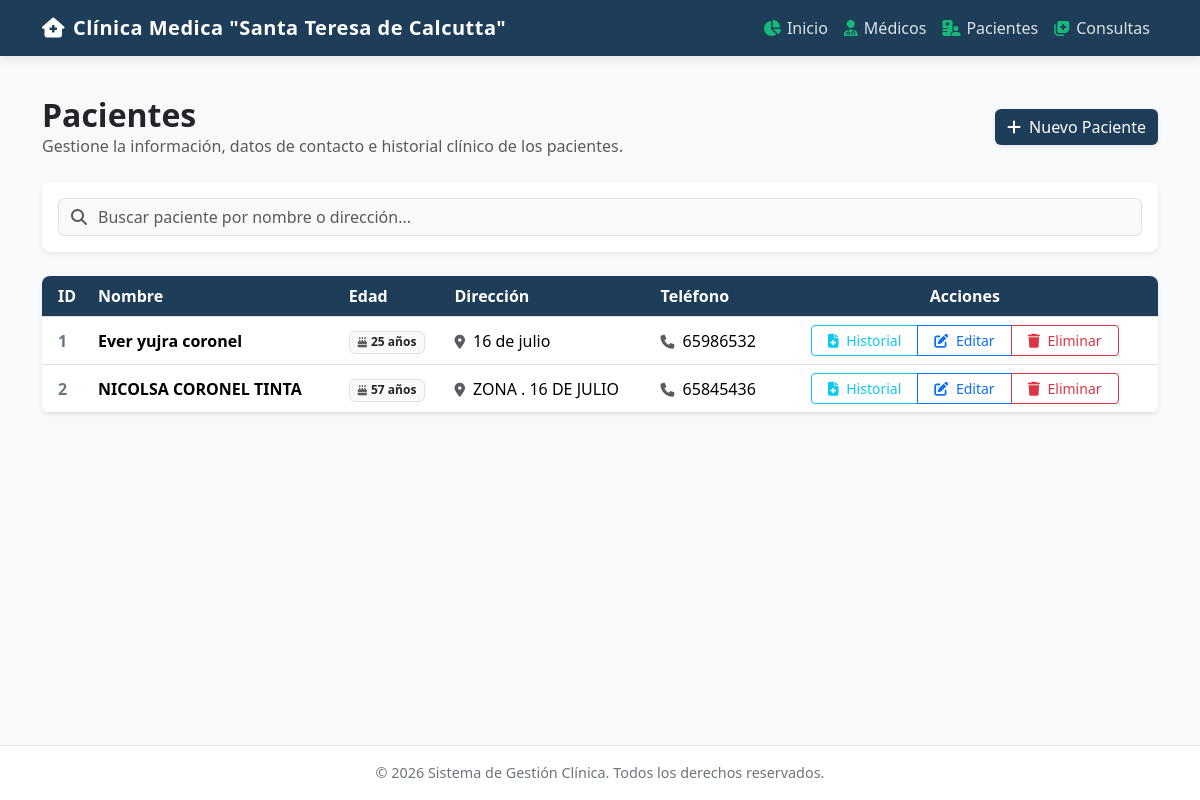
/pacientes, run on an earlier commit of the app's database.
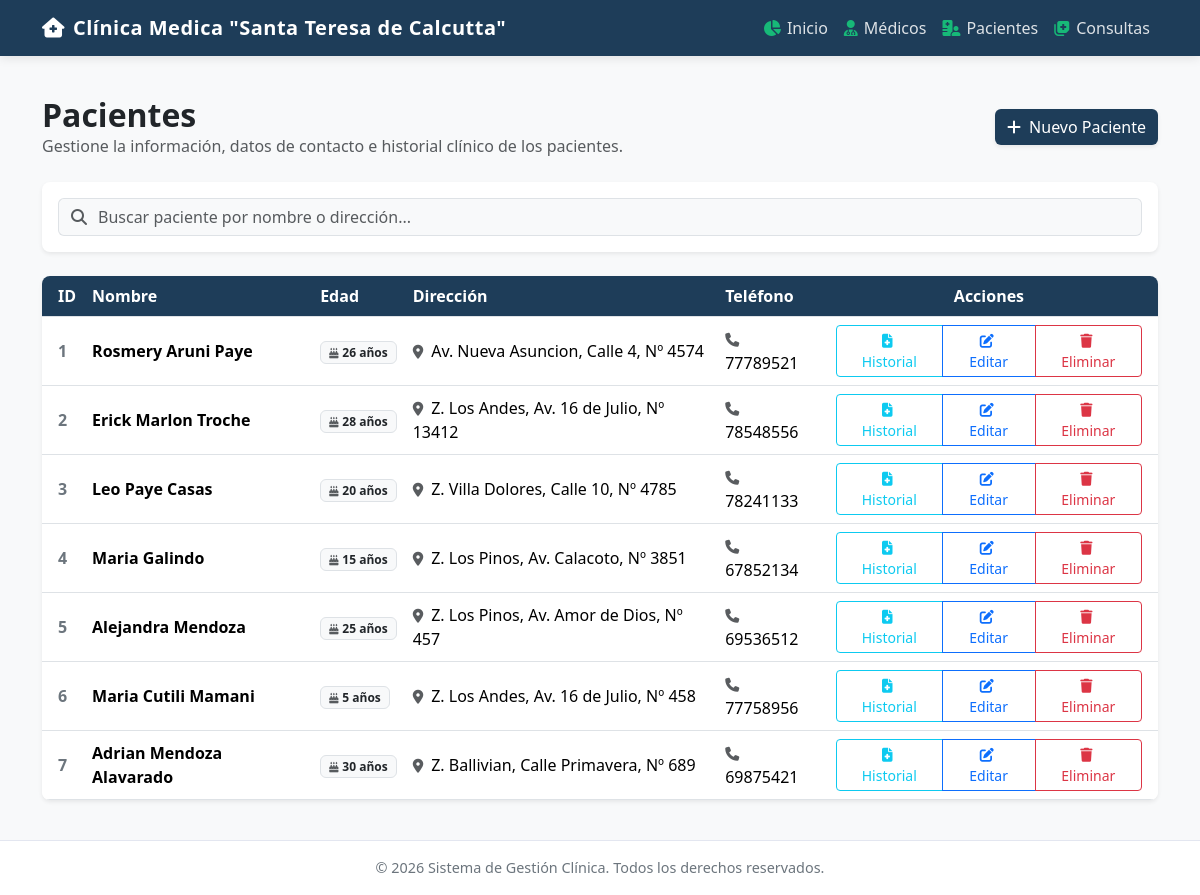
And on a later commit of the database.
### models.py (models this page shows)
class Paciente(db.Model):
    __tablename__ = 'pacientes'
    id_paciente = db.Column(db.Integer, primary_key=True)
    nombre = db.Column(db.String(100), nullable=False)
    edad = db.Column(db.Integer, nullable=False)
    direccion = db.Column(db.String(200), nullable=False)
    telefono = db.Column(db.String(20), nullable=False)
    consultas = db.relationship('Consulta', backref='paciente', lazy=True)

### app.py (the view)
@app.route('/pacientes')
def listar_pacientes():
    pacientes = Paciente.query.all()
    return render_template('pacientes/listar.html', pacientes=pacientes)

### templates/pacientes/listar.html (shortened to what this page needs)
{% extends 'base.html' %}
{% block content %}
<div class="d-flex align-items-center mb-4 justify-content-between flex-wrap gap-3">
    <div>
        <h2 class="mb-0 fw-bold text-dark">Pacientes</h2>
        <p class="text-muted mb-0">Gestione la información, datos de contacto e historial clínico de los pacientes.</p>
    </div>
    <a href="/pacientes/agregar" class="btn btn-custom-primary shadow-sm">
        <i class="fa-solid fa-plus me-2"></i>Nuevo Paciente
    </a>
</div>
<div class="card border-0 shadow-sm rounded-3 mb-4">
    <div class="card-body p-3">
        <div class="input-group">
            <span class="input-group-text bg-light border-end-0 text-muted">
                <i class="fa-solid fa-magnifying-glass"></i>
            </span>
            <input type="text" id="buscarPaciente" class="form-control bg-light border-start-0 ps-0" placeholder="Buscar paciente por nombre o dirección..." onkeyup="filtrarTabla()">
        </div>
    </div>
</div>
<div class="table-responsive card border-0 shadow-sm rounded-3">
    <table class="table table-hover align-middle mb-0" id="tablaPacientes">
        <thead>
            <tr class="table-custom text-white">
                <th class="ps-3">ID</th>
                <th>Nombre</th>
                <th>Edad</th>
                <th>Dirección</th>
                <th>Teléfono</th>
                <th class="text-center pe-3">Acciones</th>
            </tr>
        </thead>
        <tbody>
            {% for p in pacientes %}
            <tr>
                <td class="ps-3 fw-bold text-secondary">{{ p.id_paciente }}</td>
                <td class="fw-semibold nombre-paciente">{{ p.nombre }}</td>
                <td>
                    <span class="badge bg-light text-dark border px-2 py-1.5">
                        <i class="fa-solid fa-cake-candles text-muted me-1 small"></i>{{ p.edad }} años
                    </span>
                </td>
                <td class="direccion-paciente">
                    <i class="fa-solid fa-location-dot text-muted me-2 small"></i>{{ p.direccion }}
                </td>
                <td>
                    <i class="fa-solid fa-phone text-muted me-2 small"></i>{{ p.telefono }}
                </td>
                <td class="text-center pe-3">
                    <div class="btn-group" role="group" aria-label="Acciones de paciente">
                        <a href="/pacientes/historial/{{ p.id_paciente }}" class="btn btn-sm btn-outline-info px-3" title="Ver Historial Clínico">
                            <i class="fa-solid fa-file-medical me-1"></i> Historial
                        </a>
                        <a href="/pacientes/editar/{{ p.id_paciente }}" class="btn btn-sm btn-outline-primary px-3" title="Editar Información">
                            <i class="fa-solid fa-pen-to-square me-1"></i> Editar
                        </a>
                        <a href="/pacientes/eliminar/{{ p.id_paciente }}" class="btn btn-sm btn-outline-danger px-3" title="Dar de Baja">
                            <i class="fa-solid fa-trash me-1"></i> Eliminar
                        </a>
                    </div>
                </td>
            </tr>
            {% endfor %}
        </tbody>
    </table>
</div>
{% endblock %}

What changed in the data, as far as the page shows it:
changed Paciente id 1: nombre "Ever yujra coronel" → "Rosmery Aruni Paye"; edad "25" → "26"; direccion "16 de julio" → "Av. Nueva Asuncion, Calle 4, Nº 4574"; telefono "65986532" → "77789521"
changed Paciente id 2: nombre "NICOLSA CORONEL TINTA" → "Erick Marlon Troche"; edad "57" → "28"; direccion "ZONA . 16 DE JULIO" → "Z. Los Andes, Av. 16 de Julio, Nº 13412"; telefono "65845436" → "78548556"
added Paciente: id_paciente "3", nombre "Leo Paye Casas", edad "20", direccion "Z. Villa Dolores, Calle 10, Nº 4785", telefono "78241133"
added Paciente: id_paciente "4", nombre "Maria Galindo", edad "15", direccion "Z. Los Pinos, Av. Calacoto, Nº 3851", telefono "67852134"
added Paciente: id_paciente "5", nombre "Alejandra Mendoza", edad "25", direccion "Z. Los Pinos, Av. Amor de Dios, Nº 457", telefono "69536512"
added Paciente: id_paciente "6", nombre "Maria Cutili Mamani", edad "5", direccion "Z. Los Andes, Av. 16 de Julio, Nº 458", telefono "77758956"
added Paciente: id_paciente "7", nombre "Adrian Mendoza Alavarado", edad "30", direccion "Z. Ballivian, Calle Primavera, Nº 689", telefono "69875421"
